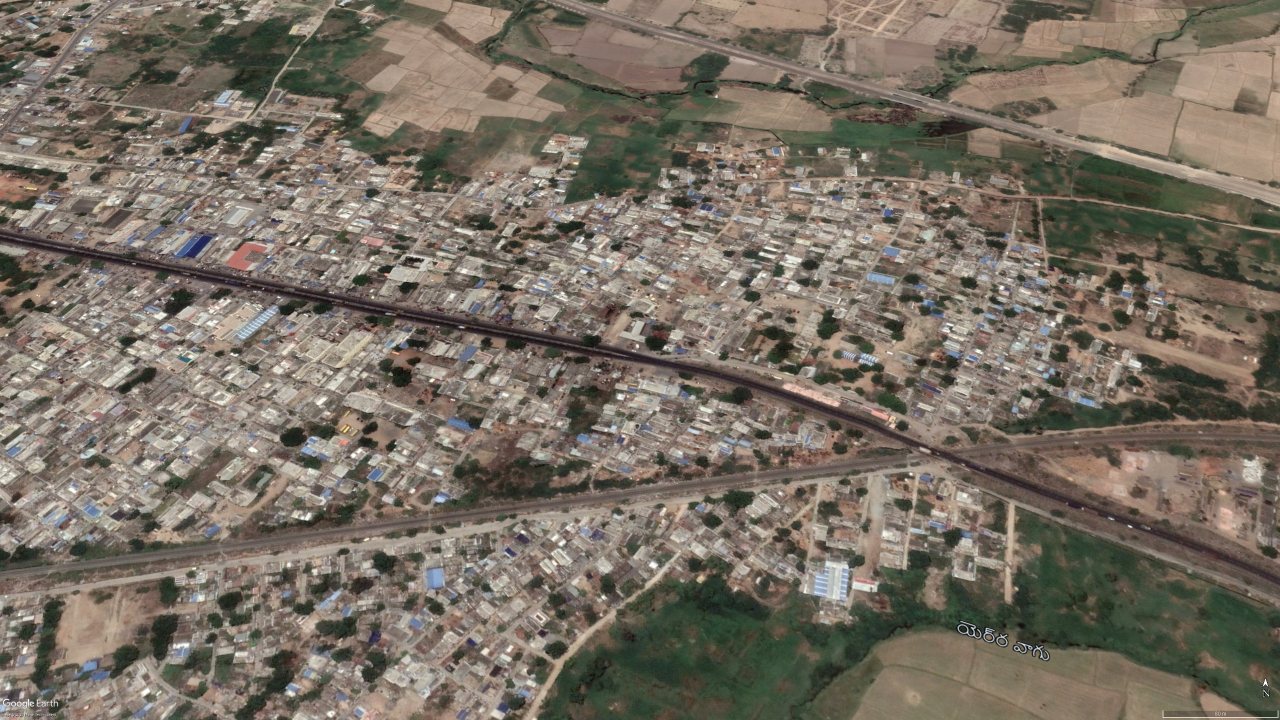
#> input picture SN03_06_2022.jpg, 3840 x 2160 px (shown at 1/3 size)
$ python -i satellite_Image_processing_app.py   (imports and definitions only)   (older library calls are emulated)
#> lines starting #> are read from the running program, lines starting #| are printed output that depends on the picture
#> further down, picture is the input picture: shape (2160, 3840, 3); mean B, G, R 99.2, 111.2, 120.1
import cv2
from matplotlib import pyplot as plt
from sklearn.cluster import KMeans
from sklearn.mixture import GaussianMixture
import streamlit as st
from skimage import io
from skimage.filters import threshold_multiotsu
import numpy as np
from io import BytesIO

def convert_image_to_hsv(image):
    hsv_image = cv2.cvtColor(image, cv2.COLOR_BGR2HSV)
    return hsv_image

# [215 lines left out: functions download_image, detect_keypoints, split_channels, apply_gabor_filter, apply_sobel_filter, apply_gaussian_filter and 9 more, not called in this run]


def perform_channel_wise_operation(image):
    st.subheader("Channels")
#> (this line was passed over: streamlit is not available in this run)
    b, g, r = cv2.split(image)
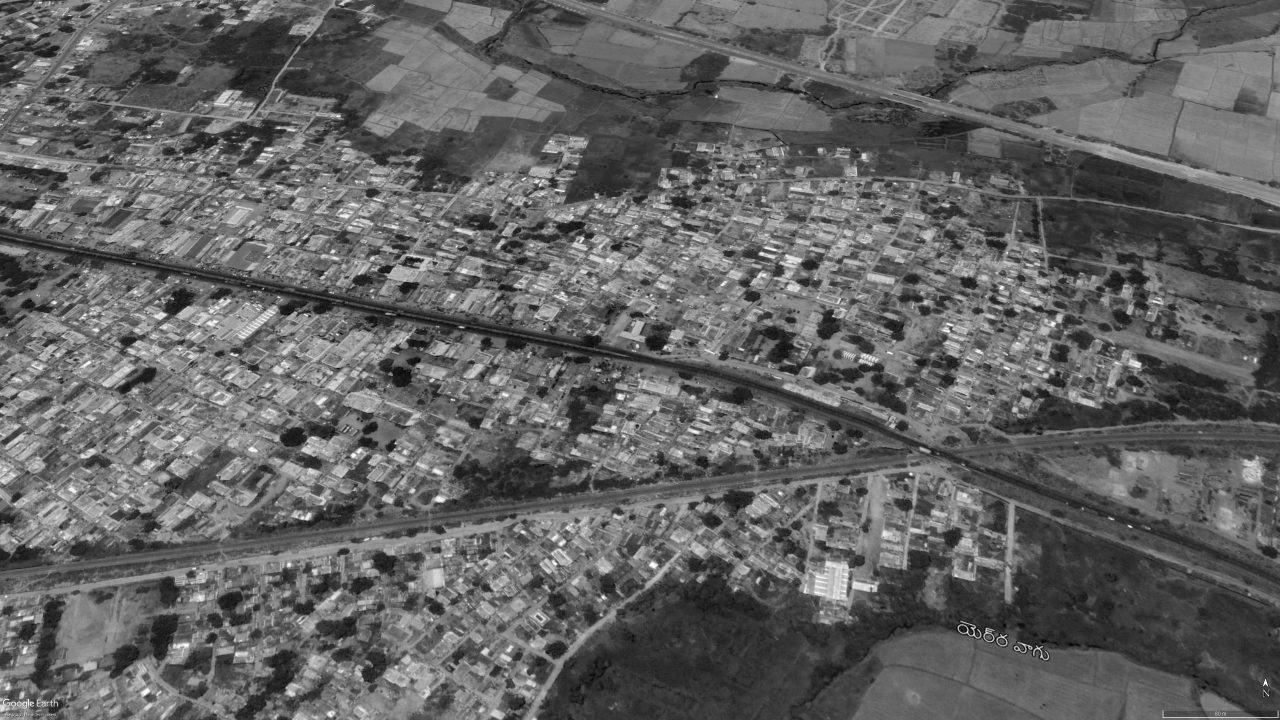
#> b: shape (2160, 3840) (shown at 1/3 size); min 0, max 255, mean 99.2
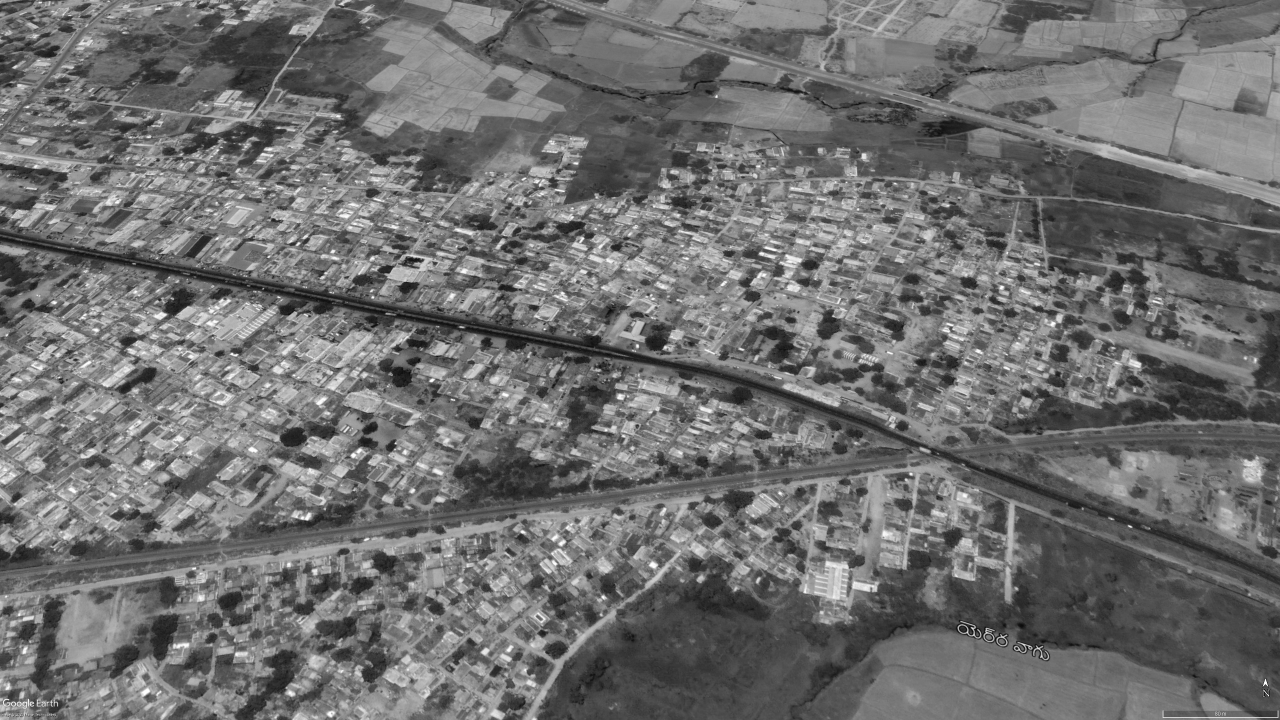
#> g: shape (2160, 3840) (shown at 1/3 size); min 0, max 255, mean 111.2
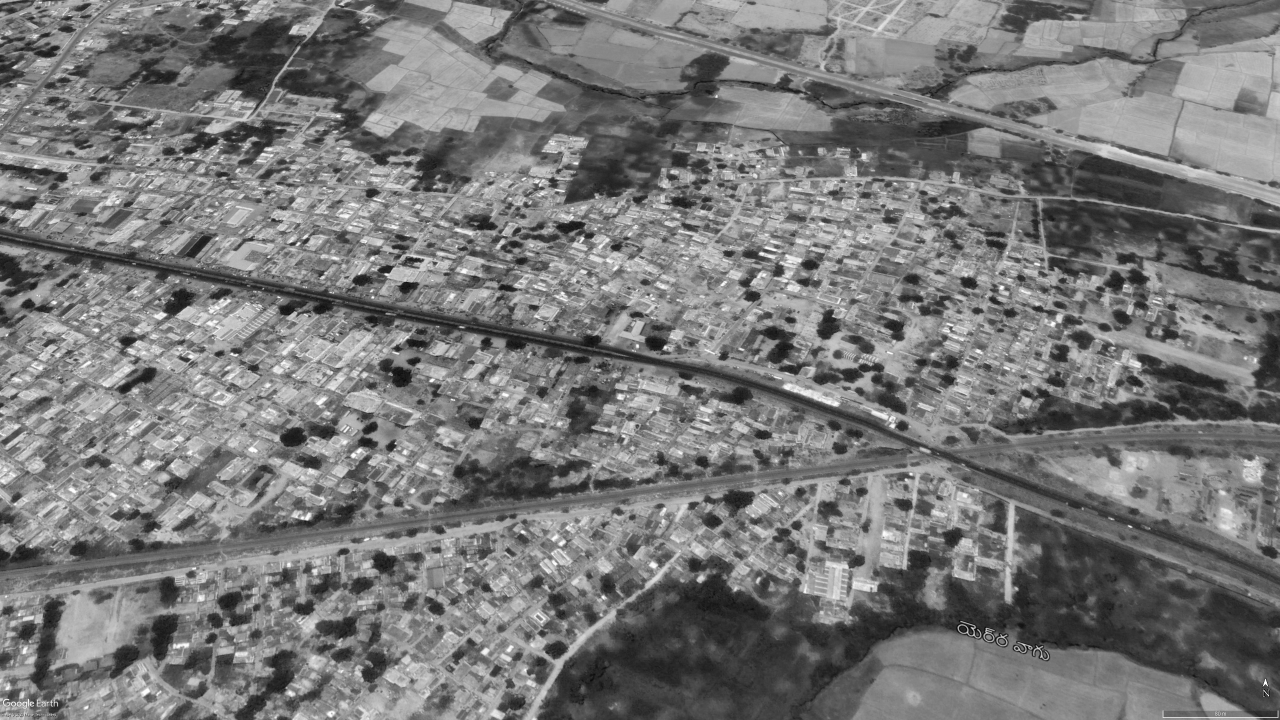
#> r: shape (2160, 3840) (shown at 1/3 size); min 0, max 255, mean 120.1
    st.image(r, caption="Red Channel", use_column_width=True)
#> (this line was passed over: streamlit is not available in this run)
    st.image(g, caption="Green Channel", use_column_width=True)
#> (this line was passed over: streamlit is not available in this run)
    st.image(b, caption="Blue Channel", use_column_width=True)
#> (this line was passed over: streamlit is not available in this run)


#> (the run stopped early here; a loop or call above may not have finished)

$ run again, on SN19_12_2021.jpg
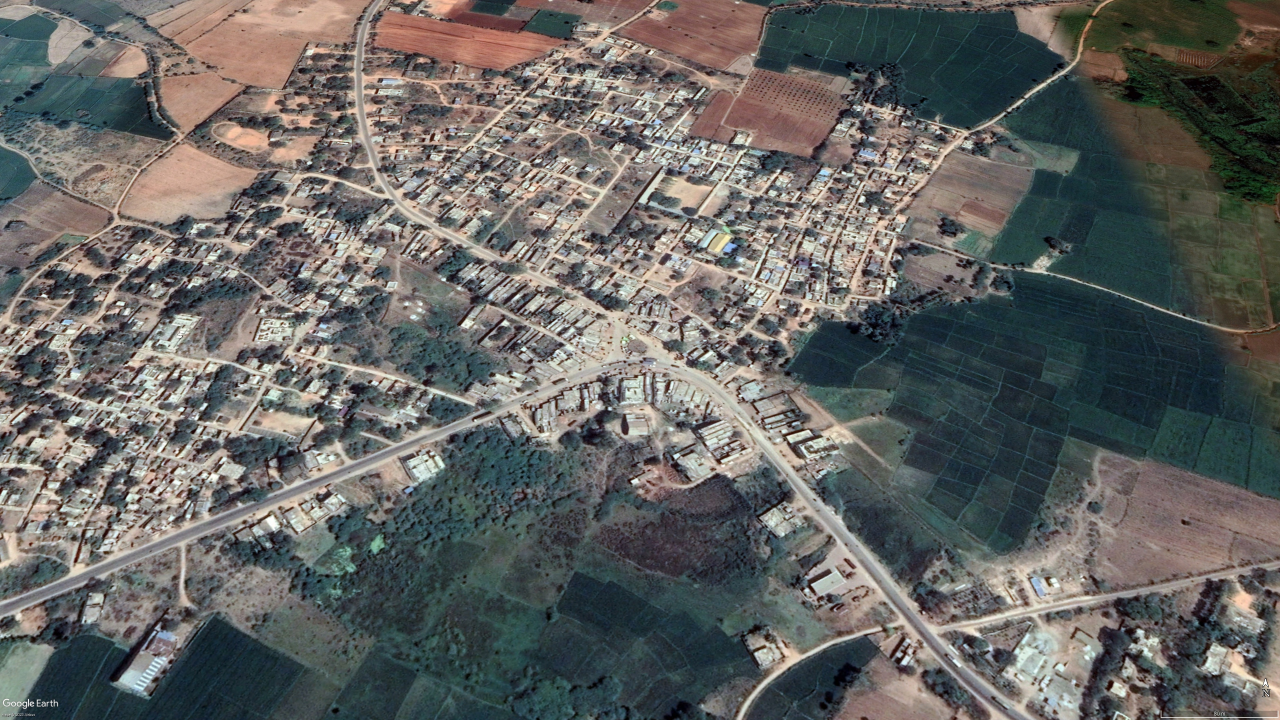
#> input picture SN19_12_2021.jpg, 3840 x 2160 px (shown at 1/3 size)
#> picture is the input picture: shape (2160, 3840, 3); mean B, G, R 98, 100.7, 100.5
#> in perform_channel_wise_operation, `b, g, r = cv2.split(image)`:
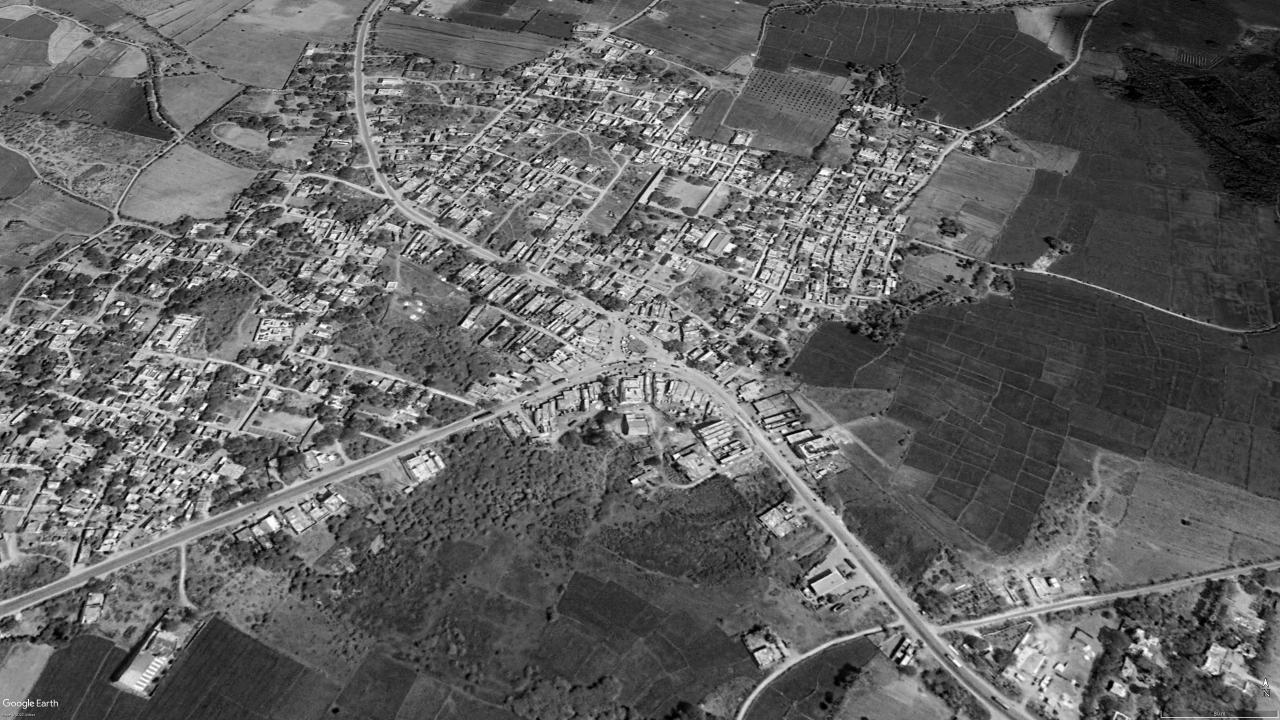
#> b: shape (2160, 3840) (shown at 1/3 size); min 0, max 255, mean 98
#> in perform_channel_wise_operation, `b, g, r = cv2.split(image)`:
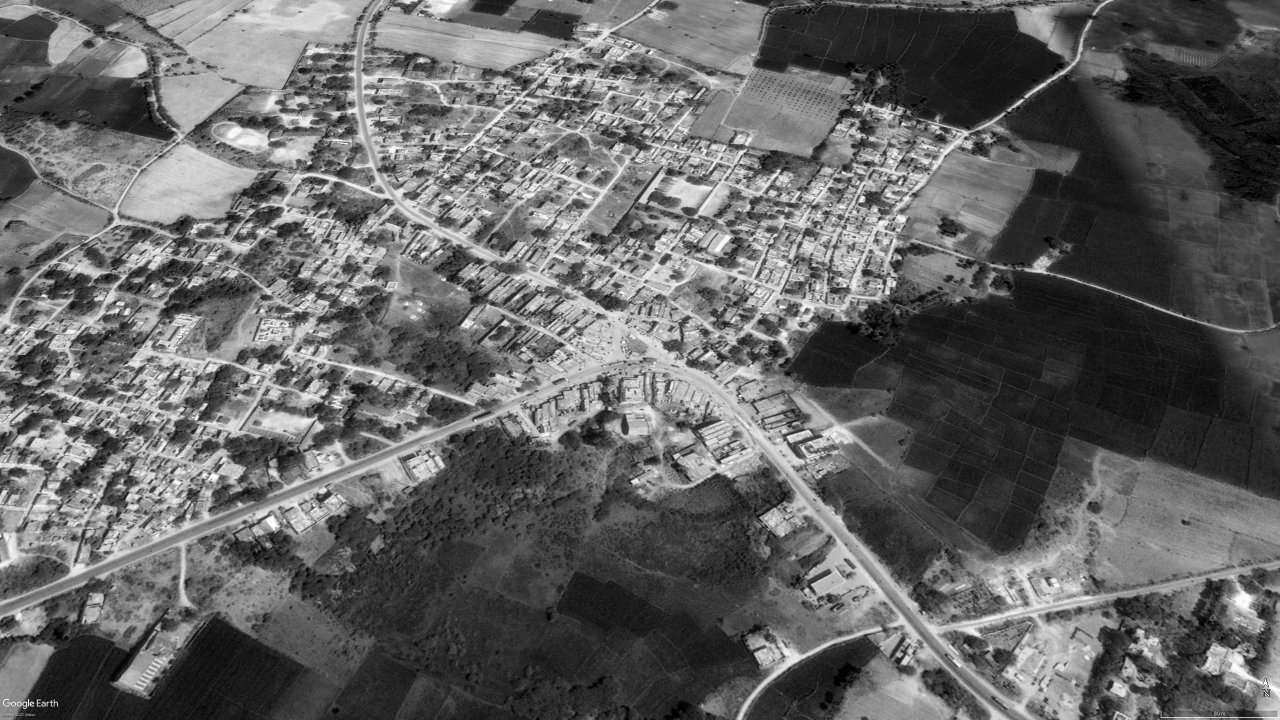
#> r: shape (2160, 3840) (shown at 1/3 size); min 0, max 255, mean 100.5
